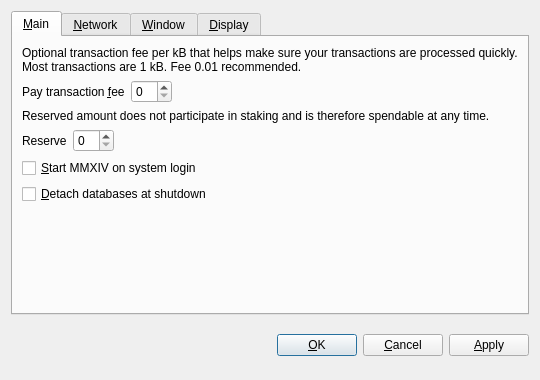
<?xml version="1.0" encoding="UTF-8"?>
<ui version="4.0">
 <class>OptionsDialog</class>
 <widget class="QDialog" name="OptionsDialog">
  <property name="geometry">
   <rect>
    <x>0</x>
    <y>0</y>
    <width>540</width>
    <height>380</height>
   </rect>
  </property>
  <property name="windowTitle">
   <string>Options</string>
  </property>
  <property name="modal">
   <bool>true</bool>
  </property>
  <layout class="QVBoxLayout" name="verticalLayout">
   <item>
    <widget class="QTabWidget" name="tabWidget">
     <property name="tabPosition">
      <enum>QTabWidget::North</enum>
     </property>
     <property name="currentIndex">
      <number>0</number>
     </property>
     <widget class="QWidget" name="tabMain">
      <attribute name="title">
       <string>&amp;Main</string>
      </attribute>
      <layout class="QVBoxLayout" name="verticalLayout_Main">
       <item>
        <widget class="QLabel" name="transactionFeeInfoLabel">
         <property name="text">
          <string>Optional transaction fee per kB that helps make sure your transactions are processed quickly. Most transactions are 1 kB. Fee 0.01 recommended.</string>
         </property>
         <property name="textFormat">
          <enum>Qt::PlainText</enum>
         </property>
         <property name="wordWrap">
          <bool>true</bool>
         </property>
        </widget>
       </item>
       <item>
        <layout class="QHBoxLayout" name="horizontalLayoutFee">
         <item>
          <widget class="QLabel" name="transactionFeeLabel">
           <property name="text">
            <string>Pay transaction &amp;fee</string>
           </property>
           <property name="textFormat">
            <enum>Qt::PlainText</enum>
           </property>
           <property name="buddy">
            <cstring>transactionFee</cstring>
           </property>
          </widget>
         </item>
         <item>
          <widget class="BitcoinAmountField" name="transactionFee"/>
         </item>
         <item>
          <spacer name="horizontalSpacerFee">
           <property name="orientation">
            <enum>Qt::Horizontal</enum>
           </property>
           <property name="sizeHint" stdset="0">
            <size>
             <width>40</width>
             <height>20</height>
            </size>
           </property>
          </spacer>
         </item>
        </layout>
       </item>
       <item>
        <widget class="QLabel" name="reserveBalanceInfoLabel">
         <property name="text">
          <string>Reserved amount does not participate in staking and is therefore spendable at any time.</string>
         </property>
         <property name="textFormat">
          <enum>Qt::PlainText</enum>
         </property>
         <property name="wordWrap">
          <bool>true</bool>
         </property>
        </widget>
       </item>
       <item>
        <layout class="QHBoxLayout" name="horizontalLayoutReserveBalance">
         <item>
          <widget class="QLabel" name="reserveBalanceLabel">
           <property name="text">
            <string>Reserve</string>
           </property>
           <property name="textFormat">
            <enum>Qt::PlainText</enum>
           </property>
           <property name="buddy">
            <cstring>reserveBalance</cstring>
           </property>
          </widget>
         </item>
         <item>
          <widget class="BitcoinAmountField" name="reserveBalance"/>
         </item>
         <item>
          <spacer name="horizontalSpacerReserveBalance">
           <property name="orientation">
            <enum>Qt::Horizontal</enum>
           </property>
           <property name="sizeHint" stdset="0">
            <size>
             <width>40</width>
             <height>20</height>
            </size>
           </property>
          </spacer>
         </item>
        </layout>
       </item>
       <item>
        <widget class="QCheckBox" name="bitcoinAtStartup">
         <property name="toolTip">
          <string>Automatically start MMXIV after logging in to the system.</string>
         </property>
         <property name="text">
          <string>&amp;Start MMXIV on system login</string>
         </property>
        </widget>
       </item>
       <item>
        <widget class="QCheckBox" name="detachDatabases">
         <property name="toolTip">
          <string>Detach block and address databases at shutdown. This means they can be moved to another data directory, but it slows down shutdown. The wallet is always detached.</string>
         </property>
         <property name="text">
          <string>&amp;Detach databases at shutdown</string>
         </property>
        </widget>
       </item>
       <item>
        <spacer name="verticalSpacer_Main">
         <property name="orientation">
          <enum>Qt::Vertical</enum>
         </property>
         <property name="sizeHint" stdset="0">
          <size>
           <width>20</width>
           <height>40</height>
          </size>
         </property>
        </spacer>
       </item>
      </layout>
     </widget>
     <widget class="QWidget" name="tabNetwork">
      <attribute name="title">
       <string>&amp;Network</string>
      </attribute>
      <layout class="QVBoxLayout" name="verticalLayout_Network">
       <item>
        <widget class="QCheckBox" name="mapPortUpnp">
         <property name="toolTip">
          <string>Automatically open the MMXIV client port on the router. This only works when your router supports UPnP and it is enabled.</string>
         </property>
         <property name="text">
          <string>Map port using &amp;UPnP</string>
         </property>
        </widget>
       </item>
       <item>
        <widget class="QCheckBox" name="connectSocks">
         <property name="toolTip">
          <string>Connect to the MMXIV network through a SOCKS proxy (e.g. when connecting through Tor).</string>
         </property>
         <property name="text">
          <string>&amp;Connect through SOCKS proxy:</string>
         </property>
        </widget>
       </item>
       <item>
        <layout class="QHBoxLayout" name="horizontalLayout_Network">
         <item>
          <widget class="QLabel" name="proxyIpLabel">
           <property name="text">
            <string>Proxy &amp;IP:</string>
           </property>
           <property name="textFormat">
            <enum>Qt::PlainText</enum>
           </property>
           <property name="buddy">
            <cstring>proxyIp</cstring>
           </property>
          </widget>
         </item>
         <item>
          <widget class="QValidatedLineEdit" name="proxyIp">
           <property name="maximumSize">
            <size>
             <width>140</width>
             <height>16777215</height>
            </size>
           </property>
           <property name="toolTip">
            <string>IP address of the proxy (e.g. 127.0.0.1)</string>
           </property>
          </widget>
         </item>
         <item>
          <widget class="QLabel" name="proxyPortLabel">
           <property name="text">
            <string>&amp;Port:</string>
           </property>
           <property name="textFormat">
            <enum>Qt::PlainText</enum>
           </property>
           <property name="buddy">
            <cstring>proxyPort</cstring>
           </property>
          </widget>
         </item>
         <item>
          <widget class="QLineEdit" name="proxyPort">
           <property name="maximumSize">
            <size>
             <width>55</width>
             <height>16777215</height>
            </size>
           </property>
           <property name="toolTip">
            <string>Port of the proxy (e.g. 9050)</string>
           </property>
          </widget>
         </item>
         <item>
          <widget class="QLabel" name="socksVersionLabel">
           <property name="text">
            <string>SOCKS &amp;Version:</string>
           </property>
           <property name="textFormat">
            <enum>Qt::PlainText</enum>
           </property>
           <property name="buddy">
            <cstring>socksVersion</cstring>
           </property>
          </widget>
         </item>
         <item>
          <widget class="QValueComboBox" name="socksVersion">
           <property name="toolTip">
            <string>SOCKS version of the proxy (e.g. 5)</string>
           </property>
          </widget>
         </item>
         <item>
          <spacer name="horizontalSpacer_Network">
           <property name="orientation">
            <enum>Qt::Horizontal</enum>
           </property>
           <property name="sizeHint" stdset="0">
            <size>
             <width>40</width>
             <height>20</height>
            </size>
           </property>
          </spacer>
         </item>
        </layout>
       </item>
       <item>
        <spacer name="verticalSpacer_Network">
         <property name="orientation">
          <enum>Qt::Vertical</enum>
         </property>
         <property name="sizeHint" stdset="0">
          <size>
           <width>20</width>
           <height>40</height>
          </size>
         </property>
        </spacer>
       </item>
      </layout>
     </widget>
     <widget class="QWidget" name="tabWindow">
      <attribute name="title">
       <string>&amp;Window</string>
      </attribute>
      <layout class="QVBoxLayout" name="verticalLayout_Window">
       <item>
        <widget class="QCheckBox" name="minimizeToTray">
         <property name="toolTip">
          <string>Show only a tray icon after minimizing the window.</string>
         </property>
         <property name="text">
          <string>&amp;Minimize to the tray instead of the taskbar</string>
         </property>
        </widget>
       </item>
       <item>
        <widget class="QCheckBox" name="minimizeOnClose">
         <property name="toolTip">
          <string>Minimize instead of exit the application when the window is closed. When this option is enabled, the application will be closed only after selecting Quit in the menu.</string>
         </property>
         <property name="text">
          <string>M&amp;inimize on close</string>
         </property>
        </widget>
       </item>
       <item>
        <spacer name="verticalSpacer_Window">
         <property name="orientation">
          <enum>Qt::Vertical</enum>
         </property>
         <property name="sizeHint" stdset="0">
          <size>
           <width>20</width>
           <height>40</height>
          </size>
         </property>
        </spacer>
       </item>
      </layout>
     </widget>
     <widget class="QWidget" name="tabDisplay">
      <attribute name="title">
       <string>&amp;Display</string>
      </attribute>
      <layout class="QVBoxLayout" name="verticalLayout_Display">
       <item>
        <layout class="QHBoxLayout" name="horizontalLayout_1_Display">
         <item>
          <widget class="QLabel" name="langLabel">
           <property name="text">
            <string>User Interface &amp;language:</string>
           </property>
           <property name="textFormat">
            <enum>Qt::PlainText</enum>
           </property>
           <property name="buddy">
            <cstring>lang</cstring>
           </property>
          </widget>
         </item>
         <item>
          <widget class="QValueComboBox" name="lang">
           <property name="toolTip">
            <string>The user interface language can be set here. This setting will take effect after restarting MMXIV.</string>
           </property>
          </widget>
         </item>
        </layout>
       </item>
       <item>
        <layout class="QHBoxLayout" name="horizontalLayout_2_Display">
         <item>
          <widget class="QLabel" name="unitLabel">
           <property name="text">
            <string>&amp;Unit to show amounts in:</string>
           </property>
           <property name="textFormat">
            <enum>Qt::PlainText</enum>
           </property>
           <property name="buddy">
            <cstring>unit</cstring>
           </property>
          </widget>
         </item>
         <item>
          <widget class="QValueComboBox" name="unit">
           <property name="toolTip">
            <string>Choose the default subdivision unit to show in the interface and when sending coins.</string>
           </property>
          </widget>
         </item>
        </layout>
       </item>
       <item>
        <widget class="QCheckBox" name="displayAddresses">
         <property name="toolTip">
          <string>Whether to show MMXIV addresses in the transaction list or not.</string>
         </property>
         <property name="text">
          <string>&amp;Display addresses in transaction list</string>
         </property>
        </widget>
       </item>
       <item>
        <widget class="QCheckBox" name="coinControlFeatures">
         <property name="toolTip">
          <string>Whether to show coin control features or not.</string>
         </property>
         <property name="text">
          <string>Display coin &amp;control features (experts only!)</string>
         </property>
        </widget>
       </item>
       <item>
        <spacer name="verticalSpacer_Display">
         <property name="orientation">
          <enum>Qt::Vertical</enum>
         </property>
         <property name="sizeHint" stdset="0">
          <size>
           <width>20</width>
           <height>40</height>
          </size>
         </property>
        </spacer>
       </item>
      </layout>
     </widget>
    </widget>
   </item>
   <item>
    <layout class="QHBoxLayout" name="horizontalLayout_Buttons">
     <item>
      <spacer name="horizontalSpacer_1">
       <property name="orientation">
        <enum>Qt::Horizontal</enum>
       </property>
       <property name="sizeHint" stdset="0">
        <size>
         <width>40</width>
         <height>48</height>
        </size>
       </property>
      </spacer>
     </item>
     <item>
      <widget class="QLabel" name="statusLabel">
       <property name="font">
        <font>
         <weight>75</weight>
         <bold>true</bold>
        </font>
       </property>
       <property name="text">
        <string/>
       </property>
       <property name="textFormat">
        <enum>Qt::PlainText</enum>
       </property>
       <property name="wordWrap">
        <bool>true</bool>
       </property>
      </widget>
     </item>
     <item>
      <spacer name="horizontalSpacer_2">
       <property name="orientation">
        <enum>Qt::Horizontal</enum>
       </property>
       <property name="sizeHint" stdset="0">
        <size>
         <width>40</width>
         <height>48</height>
        </size>
       </property>
      </spacer>
     </item>
     <item>
      <widget class="QPushButton" name="okButton">
       <property name="text">
        <string>&amp;OK</string>
       </property>
      </widget>
     </item>
     <item>
      <widget class="QPushButton" name="cancelButton">
       <property name="text">
        <string>&amp;Cancel</string>
       </property>
       <property name="autoDefault">
        <bool>false</bool>
       </property>
      </widget>
     </item>
     <item>
      <widget class="QPushButton" name="applyButton">
       <property name="text">
        <string>&amp;Apply</string>
       </property>
       <property name="autoDefault">
        <bool>false</bool>
       </property>
      </widget>
     </item>
    </layout>
   </item>
  </layout>
 </widget>
 <customwidgets>
  <customwidget>
   <class>BitcoinAmountField</class>
   <extends>QSpinBox</extends>
   <header>bitcoinamountfield.h</header>
  </customwidget>
  <customwidget>
   <class>QValueComboBox</class>
   <extends>QComboBox</extends>
   <header>qvaluecombobox.h</header>
  </customwidget>
  <customwidget>
   <class>QValidatedLineEdit</class>
   <extends>QLineEdit</extends>
   <header>qvalidatedlineedit.h</header>
  </customwidget>
 </customwidgets>
 <resources/>
 <connections/>
</ui>
